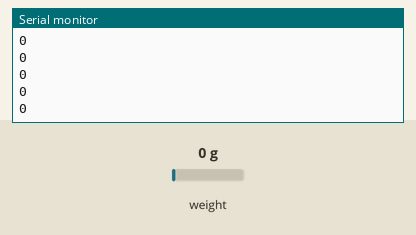
A sketch run on a simulated Arduino Uno, built with avr-gcc and run on an emulated ATmega328P. Parts: the last lines printed to the serial monitor. The inputs (shaded band) are chosen by the test bench; at power-on: weight on the scale 0 g.

Above: at 1.2 s.
1.3 s: weight on the scale set to 100 g
At 1.31 s:
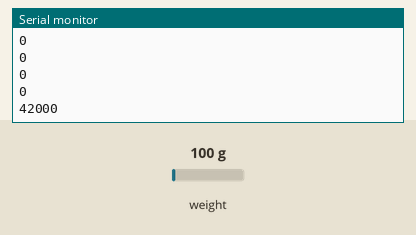
2.8 s: weight on the scale set to 1250 g
At 2.81 s:
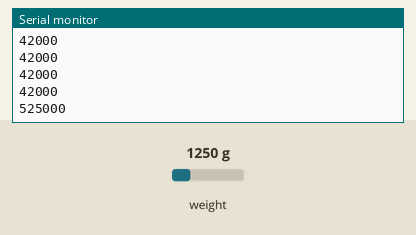
Timing chart, 0 to 5.8 s (numbered marks = the images above; inputs shaded):
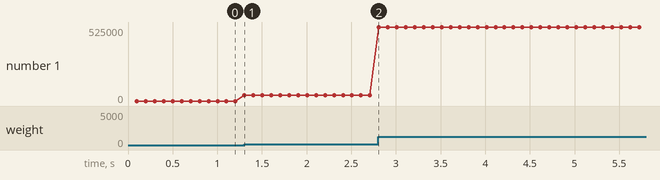

Measured:
- after the input at 1.3 s, the serial monitor: prints a new line at once (image 1)
- after the input at 2.8 s, the serial monitor: prints a new line at once (image 2)
- plotted number 1: 0 → 42000 after the input at 1.3 s, 42000 → 52500 after the input at 2.8 s

The sketch:

loadcelldemo.ino
```cpp
#include "HX711.h"
HX711 cell;
void setup(){
Serial.begin(3,2);
}
void loop(){
Serial.println(cell.read());
}
```
